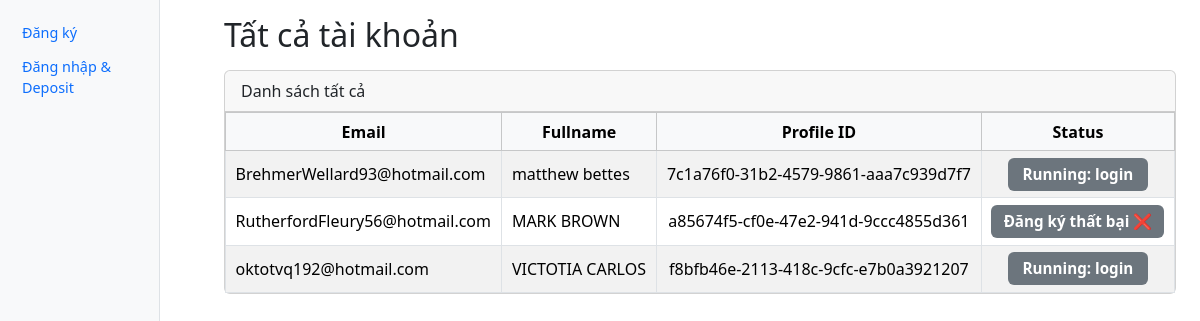
Before: / with the older database file.
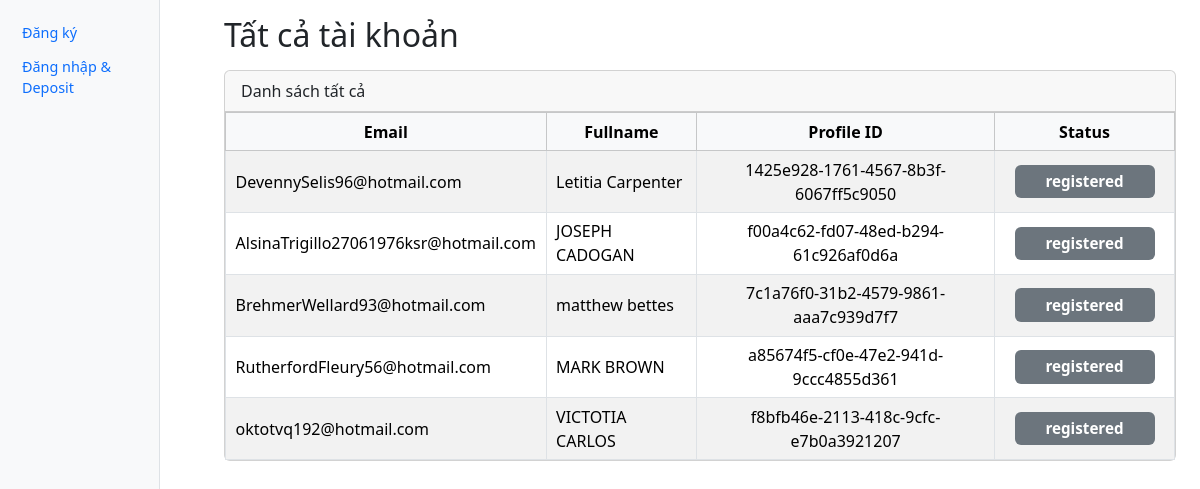
After: the same page with the newer database file.
### tables this page shows
CREATE TABLE accounts (
        id INTEGER PRIMARY KEY AUTOINCREMENT,
        email TEXT NOT NULL,
        password TEXT NOT NULL,
        fullname TEXT,
        status TEXT DEFAULT 'idle',   -- idle | running | registered | error
        profile_id TEXT,
        proxy TEXT,
        created_at TIMESTAMP DEFAULT CURRENT_TIMESTAMP
    , address TEXT, city TEXT, state TEXT, zipcode TEXT);

### app.py (the view)
@app.get("/", response_class=HTMLResponse)
def index(request: Request):
    rows = get_accounts()
    return templates.TemplateResponse("index.html", {
        "request": request,
        "accounts": rows,
        "active": "home",
        "title": "Tất cả tài khoản"
    })

### templates/index.html (shortened to what this page needs)
{% extends "base.html" %}
{% block content %}
<h2 class="mb-3">Tất cả tài khoản</h2>
<div class="card">
  <div class="card-header">Danh sách tất cả</div>
  <div class="card-body p-0">
    <div class="table-responsive">
      <table class="table table-striped table-bordered mb-0 align-middle">
        <thead class="table-light text-center">
        <tr>
          <th>Email</th>
          <th>Fullname</th>
          <th>Profile ID</th>
          <th>Status</th>
        </tr>
        </thead>
        <tbody>
        {% for acc in accounts %}
          <tr data-id="{{ acc['id'] }}">
            <td>{{ acc['email'] }}</td>
            <td>{{ acc['fullname'] }}</td>
            <td class="profile text-center">{{ acc['profile_id'] or "-" }}</td>
            <td class="status text-center">
              <span class="badge bg-secondary">{{ acc['status'] }}</span>
            </td>
          </tr>
        {% endfor %}
        </tbody>
      </table>
    </div>
  </div>
</div>
{% endblock %}

### templates/base.html (shortened to what this page needs)
<!doctype html>
<html lang="vi">
<head>
  <link href="https://cdn.jsdelivr.net/npm/bootstrap@5.3.3/dist/css/bootstrap.min.css" rel="stylesheet">
  <link href="/static/style.css" rel="stylesheet">
</head>
<body>
<div class="container-fluid">
  <div class="row">
    <nav class="col-2 col-md-2 d-none d-md-block bg-light sidebar vh-100">
      <div class="position-sticky pt-3">
        <ul class="nav flex-column">
          <li class="nav-item">
            <a class="nav-link {% if active=='register' %}active fw-bold{% endif %}" href="/register">
              Đăng ký
            </a>
          </li>
          <li class="nav-item">
            <a class="nav-link {% if active=='login' %}active fw-bold{% endif %}" href="/login-deposit">
              Đăng nhập & Deposit
            </a>
          </li>
        </ul>
      </div>
    </nav>
    <main class="col-md-10 ms-sm-auto col-lg-10 px-md-4 py-3">
      {% block content %}{% endblock %}
    </main>
  </div>
</div>
</body>
</html>

### static/style.css (style rules this page uses)
.sidebar { width: 160px; border-right: 1px solid #dee2e6; background-color: #f8f9fa; }
.sidebar .nav-link { font-size: 0.9rem; padding: 6px 10px; }
main { margin-left: 160px; }
.table td.status, .table th.status { width: 180px; text-align: center; }
.table td.status .badge { display: inline-block; min-width: 140px; font-size: 0.95rem; padding: 0.6em 0.8em; }
.table td, .table th { padding: 0.4rem 0.6rem; vertical-align: middle; }

Changed rows visible on the page:
added accounts: email "DevennySelis96@hotmail.com", fullname "Letitia Carpenter", profile "1425e928-1761-4567-8b3f-6067ff5c9050", status "registered"
added accounts: email "AlsinaTrigillo27061976ksr@hotmail.com", fullname "JOSEPH CADOGAN", profile "f00a4c62-fd07-48ed-b294-61c926af0d6a", status "registered"
changed accounts "BrehmerWellard93@hotmail.com": status "Running: login" → "registered"
changed accounts "RutherfordFleury56@hotmail.com": status "Đăng ký thất bại ❌" → "registered"
changed accounts "oktotvq192@hotmail.com": status "Running: login" → "registered"
